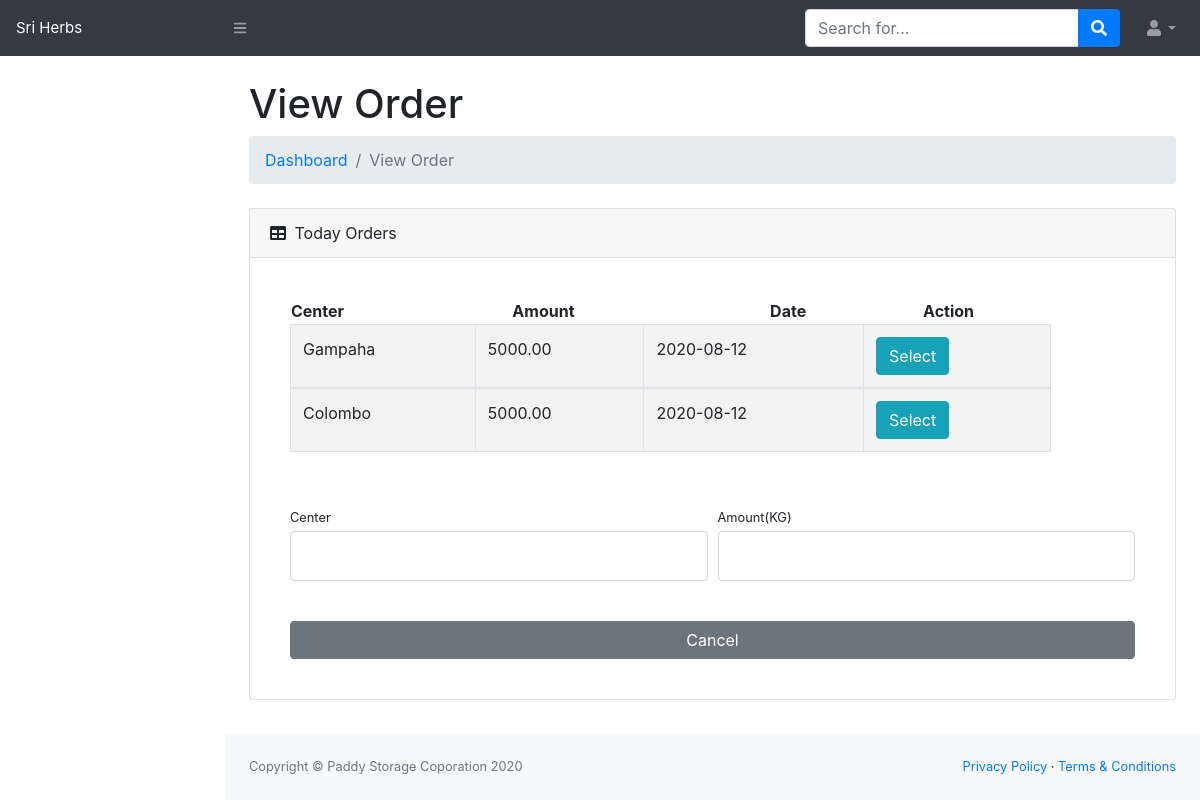
Page /view_order.php on the committed database.
### tables this page shows
CREATE TABLE `tbl_place_order` (
  `id` int(11) NOT NULL,
  `seed_cat` varchar(20) NOT NULL,
  `kg` decimal(7,2) NOT NULL,
  `date` date NOT NULL
);

### view_order.php (the view, shortened to what this page needs)
<!DOCTYPE html>
<html lang="en">
    <head>
        <link href="css/styles.css" rel="stylesheet" />
    </head>
    <body class="sb-nav-fixed">
	<?php
			require_once "config.php";
			$cent = '';
			$kg = '';
		?>
        <?php include('includes/header.php');?>
        <div id="layoutSidenav">
			<?php
				$result = $link->query("SELECT * FROM tbl_place_order") or die($mysqli->error());
			?>
            <div id="layoutSidenav_content">
                <main>
                    <div class="container-fluid">
                        <h1 class="mt-4">View Order</h1>
                        <ol class="breadcrumb mb-4">
                            <li class="breadcrumb-item"><a href="index.html">Dashboard</a></li>
                            <li class="breadcrumb-item active">View Order</li>
                        </ol>
                        <div class="card mb-4">
                            <div class="card-header">
                                <i class="fas fa-table mr-1"></i>
                                Today Orders
                            </div>
                            <div class="card-body">
							<form method="POST">
								<table style="width:100%">
									<thead>
										<tr>
											<th>Center</th>
											<th>Amount</th>
											<th>Date</th>
											<th>Action</th>
										</tr>
									 </thead>
								</table>
                                <div class="table-wrapper-scroll-y my-custom-scrollbar">
                                    <table class="table table-bordered table-striped mb-0" id="dataTable" width="100%" cellspacing="0">
										<?php
											while ($row = $result->fetch_assoc()):
										?>
                                        <tbody>
                                            <tr>
												<td><?php echo $row['seed_cat'];; ?></td>
												<td><?php echo$row['kg'];; ?></td>
												<td><?php echo$row['date'];; ?></td>
												<td><a href="view_order.php?updt=<?php echo $row['id']; ?>" class="btn btn-info" >Select</a></td>
                                            </tr>
										<?php endwhile; ?>
                                        </tbody>
                                    </table>
                                </div>
								<div class="form-row">
                                    <div class="col-md-6">
                                            <div class="form-group">
                                                <label class="small mb-1" for="Center">Center</label>
                                                <input class="form-control py-4" id="Center" name="Center" type="text" value="<?php echo $cent; ?>" required />
                                            </div>
                                        </div>
                                        <div class="col-md-6">
                                            <div class="form-group">
                                                <label class="small mb-1" for="KG">Amount(KG)</label>
                                                <input class="form-control py-4" id="KG" name="KG" type="text" value="<?php echo $kg; ?>" required />
                                            </div>
                                        </div>
                                    </div>
                                    <div class="form-group mt-4 mb-0"><button class="btn btn-secondary btn-block" type="reset">Cancel</button></div>
							</form>
                            </div>
                        </div>
                    </div>
                </main>
                <?php include('includes/footer.php');?>
        </div>
    </body>
</html>

### view_order.php (style rules this page uses)
.my-custom-scrollbar { position: relative; height: 180px; width: 90%; overflow: auto; }
.table-wrapper-scroll-y { display: block; }

### rows in the picture
tbl_place_order: seed_cat "Gampaha", kg "5000.00", date "2020-08-12"
tbl_place_order: seed_cat "Colombo", kg "5000.00", date "2020-08-12"
